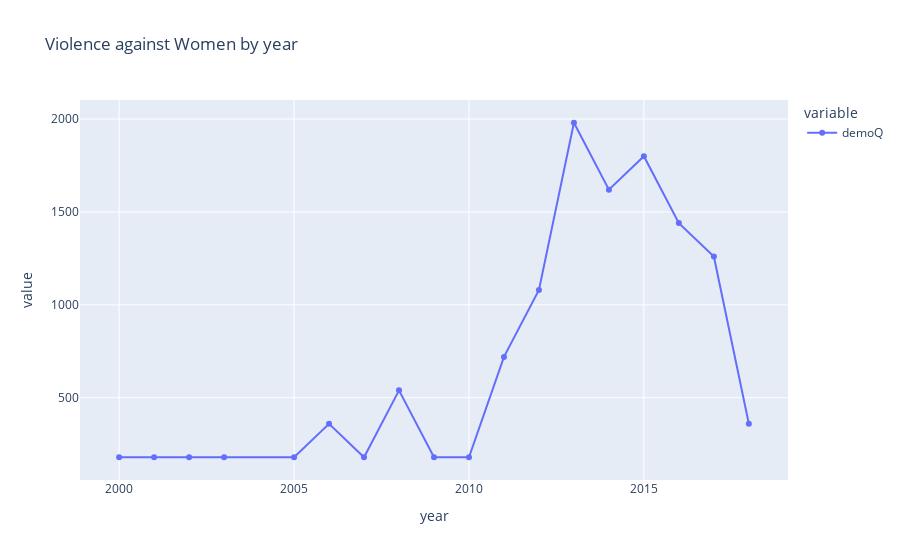

Here is the notebook cell this chart was saved with:
### Code cell
import plotly.express as px
fig=px.line(df.groupby(by="year").count().demoQ,title='Violence against Women by year',markers=True)
fig.show()

### Figure 1 — Plotly figure (JSON) as saved in the notebook; plotly's stock layout.template omitted (floating-point values rounded to 4 significant figures)
{"data": [{"hovertemplate": "variable=demoQ<br>year=%{x}<br>value=%{y}<extra></extra>", "legendgroup": "demoQ", "line": {"color": "#636efa", "dash": "solid"}, "marker": {"symbol": "circle"}, "mode": "markers+lines", "name": "demoQ", "orientation": "v", "showlegend": true, "type": "scatter", "x": [2000, 2001, 2002, 2003, 2005, 2006, 2007, 2008, 2009, 2010, 2011, 2012, 2013, 2014, 2015, 2016, 2017, 2018], "xaxis": "x", "y": [180, 180, 180, 180, 180, 360, 180, 540, 180, 180, 720, 1080, 1980, 1620, 1800, 1440, 1260, 360], "yaxis": "y"}], "layout": {"legend": {"title": {"text": "variable"}, "tracegroupgap": 0}, "title": {"text": "Violence against Women by year"}, "xaxis": {"anchor": "y", "domain": [0, 1], "title": {"text": "year"}}, "yaxis": {"anchor": "x", "domain": [0, 1], "title": {"text": "value"}}}}
